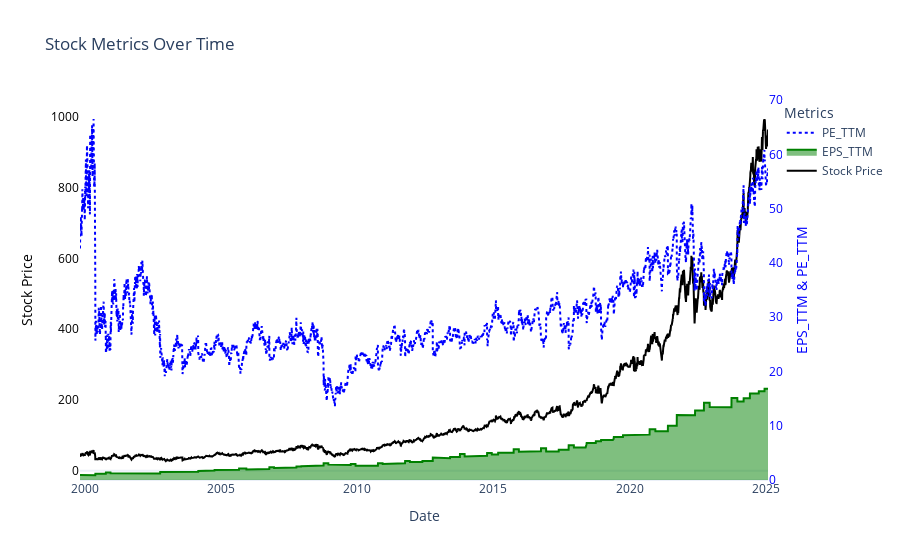

This figure's notebook cell:
### Code cell
import plotly.graph_objects as go


# Create the figure
fig = go.Figure()

# Add stock_price on primary y-axis (left)
fig.add_trace(go.Scatter(
    x=stock_consolidate_df.index,
    y=stock_consolidate_df["stock_price"],
    mode='lines',
    line=dict(color='black'),
    name='Stock Price',
    yaxis="y1"
))

# Add EPS_TTM on secondary y-axis (right)
fig.add_trace(go.Scatter(
    x=stock_consolidate_df.index,
    y=stock_consolidate_df["EPS_TTM"],
    mode='lines',
    fill='tonexty',  # Shadow effect
    line=dict(color='green'),
    name='EPS_TTM',
    yaxis="y2"
))

# Add PE_TTM on secondary y-axis (right)
fig.add_trace(go.Scatter(
    x=stock_consolidate_df.index,
    y=stock_consolidate_df["PE_TTM"],
    mode='lines',
    line=dict(color='blue', dash='dot'),
    name='PE_TTM',
    yaxis="y2"
))

# Update layout to remove grid and configure dual y-axes
fig.update_layout(
    title="Stock Metrics Over Time",
    xaxis=dict(title="Date", showgrid=False),
    yaxis=dict(
        title="Stock Price",
        showgrid=False,
        titlefont=dict(color="black"),
        tickfont=dict(color="black")
    ),
    yaxis2=dict(
        title="EPS_TTM & PE_TTM",
        overlaying="y",  # Overlay with y1
        side="right",
        showgrid=False,
        titlefont=dict(color="blue"),
        tickfont=dict(color="blue")
    ),
    legend_title="Metrics",
    template="plotly_white",
    plot_bgcolor='white'  # Background color
)

# Show the plot
fig.show()

### Figure 1 — Plotly figure (JSON) as saved in the notebook; plotly's stock layout.template omitted (floating-point values rounded to 4 significant figures; data arrays with more than 128 entries replaced by an {"elided": "..."} marker saying what was removed)
{"data": [{"line": {"color": "black"}, "mode": "lines", "name": "Stock Price", "type": "scatter", "x": {"elided": "6349 str values"}, "y": {"elided": "6349 float values"}, "yaxis": "y"}, {"fill": "tonexty", "line": {"color": "green"}, "mode": "lines", "name": "EPS_TTM", "type": "scatter", "x": {"elided": "6349 str values"}, "y": {"elided": "6349 float values"}, "yaxis": "y2"}, {"line": {"color": "blue", "dash": "dot"}, "mode": "lines", "name": "PE_TTM", "type": "scatter", "x": {"elided": "6349 str values"}, "y": {"elided": "6349 float values"}, "yaxis": "y2"}], "layout": {"legend": {"title": {"text": "Metrics"}}, "plot_bgcolor": "white", "title": {"text": "Stock Metrics Over Time"}, "xaxis": {"showgrid": false, "title": {"text": "Date"}}, "yaxis": {"showgrid": false, "tickfont": {"color": "black"}, "title": {"font": {"color": "black"}, "text": "Stock Price"}}, "yaxis2": {"overlaying": "y", "showgrid": false, "side": "right", "tickfont": {"color": "blue"}, "title": {"font": {"color": "blue"}, "text": "EPS_TTM & PE_TTM"}}}}
